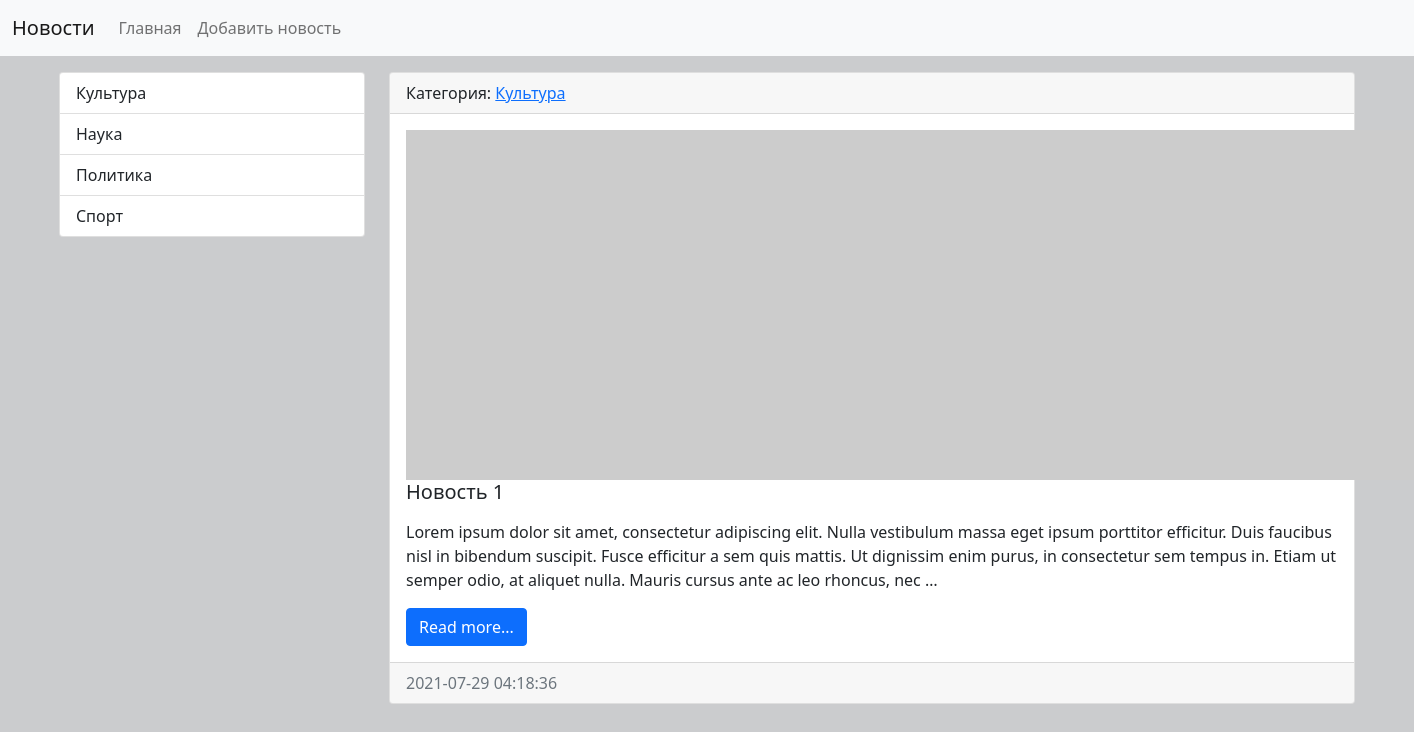
Page /category/1/ on the committed database.
### news/models.py (models this page shows, shortened)
class Category(models.Model):
    title = models.CharField(max_length=150, db_index=True, verbose_name="Наименование категории")
    def __str__(self):
        return self.title
    def get_absolute_url(self):
        return reverse('category', kwargs={'category_id': self.pk})
    class Meta:
        verbose_name = "Категория"
        verbose_name_plural = "Категории"
        ordering = ["title"]

class News(models.Model):
    title = models.CharField(max_length=150, verbose_name="Наименование")
    content = models.TextField(blank=True, verbose_name="Контент")
    created_at = models.DateTimeField(auto_now_add=True, verbose_name="Дата публикации")
    updated_at = models.DateTimeField(auto_now=True, verbose_name="Обновленно")
    photo = models.ImageField(upload_to="photos/%Y/%m/%d/", verbose_name="Фото", blank=True)
    is_published = models.BooleanField(default=True, verbose_name="Опубликовано")
    category = models.ForeignKey("Category", on_delete=models.PROTECT, verbose_name="Категория")
    def get_absolute_url(self):
        return reverse('view_news', kwargs={'pk': self.pk})
    class Meta:
        verbose_name = "Новость"
        verbose_name_plural = "Новости"
        ordering = ["-created_at"]

### news/views.py (the view)
# urls.py: path('category/<int:category_id>/', NewsByCategory.as_view(), name='category'),
class NewsByCategory(ListView):
    model = News
    template_name = 'news/home_news_list.html'
    context_object_name = 'news'
    allow_empty = False
    def get_context_data(self, **kwargs):
        context = super().get_context_data(**kwargs)
        context['title'] = Category.objects.get(pk=self.kwargs['category_id'])
        return context
    def get_queryset(self):
        return News.objects.filter(category_id=self.kwargs['category_id'], is_published=True)

### news/templatetags/news_tags.py (called while the page is built)
@register.inclusion_tag('news/list_categories.html')
def show_categories(arg1='Hello', arg2='World'):
    categories = Category.objects.all()
    return {'categories': categories, 'arg1': arg1, 'arg2': arg2}

### news/templates/news/home_news_list.html (shortened to what this page needs)
{% extends 'news/base.html' %}
{% block sidebar %}
    {% include 'news/inc/_sidebar.html' %}
{% endblock %}
{% block content %}
    {% for item in news %}
        <div class="card mb-3">
            <div class="card-header">
                Категория: <a href="{{ item.get_absolute_url }}">{{ item.category }}</a>
            </div>
            <div class="card-body">
                <div class="media">
                    {% if item.photo %}
                        <img src=" {{ item.photo.url }} " alt="" width="350" class="mr-3">
                    {% else %}
                        <img src="https://picsum.photos/id/1060/350/300/?blur=2" alt="">
                    {% endif %}
                    <div class="media-body">
                        <h5 class="card-title">{{ item.title }}</h5>
                        <p class="card-text">{{ item.content|safe|linebreaks|truncatewords:50 }}</p>
                        <a href="{{ item.get_absolute_url }}" class="btn btn-primary">Read more...</a>
                    </div>
                </div>
            </div>
            <div class="card-footer text-muted">
                {{ item.created_at|date:"Y-m-d H:i:s" }}
            </div>
        </div>
    {% endfor %}
{% endblock %}

### news/templates/news/list_categories.html
<div class="list-group">
    {% for item in categories %}
        <a href="{{ item.get_absolute_url }}" class="list-group-item list-group-item-action">
            {{ item.title }}
        </a>
    {% endfor %}
</div>

### rows in the picture
Category: title "Культура"
Category: title "Наука"
Category: title "Политика"
Category: title "Спорт"
News: category "Культура", title "Новость 1", content "Lorem ipsum dolor sit amet, consectetur adipiscing elit. Nulla vestibulum massa eget ipsum porttitor efficitur. Duis faucibus nisl in bibendum suscipit. Fusce efficitur a sem quis mattis. Ut dignissim enim purus, in consectetur sem tempus in. Etiam ut semper odio, at aliquet nulla. Mauris cursus ante ac leo rhoncus, nec …", created_at "2021-07-29 04:18:36"
